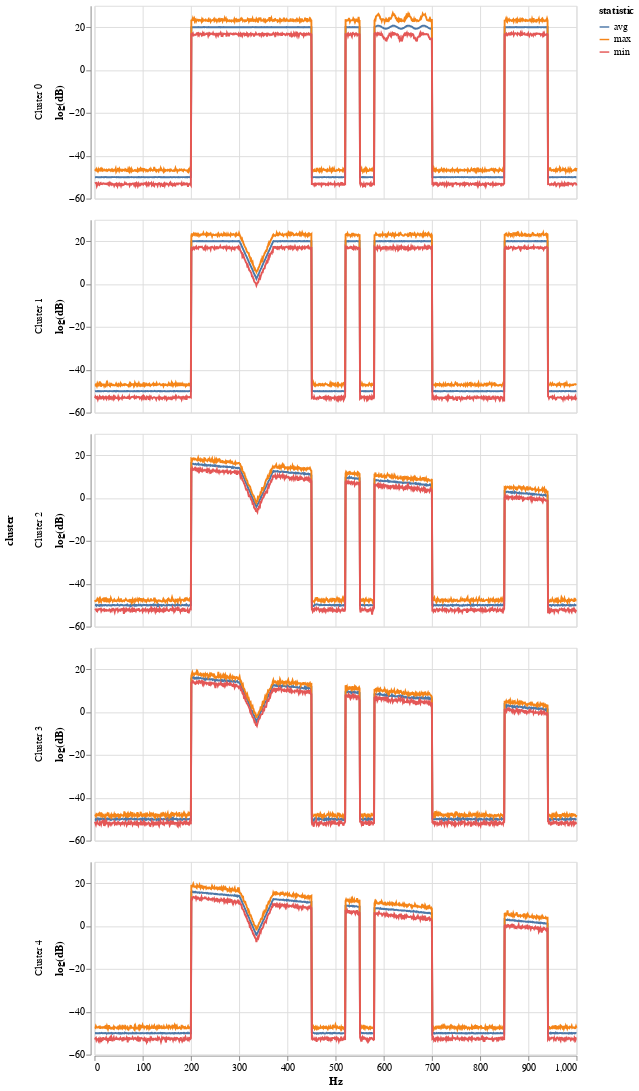

This figure's notebook cell:
### Markdown cell above
Next, let's visualize the signal variation in the clusters identified. It looks like HDBSCAN got quite a few things right, but notably we don't have a single "clean signal" cluster. It has been merged into the wave cluster (Cluster 0).

### Code cell
cluster_summaries  = []

for cluster in range(clusterer.labels_.max()):    
    cluster_signals = impaired_signals[clusterer.labels_ == cluster, :]
    cluster_summaries.append(
        pd.DataFrame({
            'cluster': f"Cluster {cluster}",
            'avg': np.mean(cluster_signals, axis=0),
            'max': np.max(cluster_signals, axis=0),
            'min': np.min(cluster_signals, axis=0),
            'Hz': x_plot_labels
        })
    )

melted_summaries = pd.concat(cluster_summaries).melt(['cluster', 'Hz'])

alt.data_transformers.disable_max_rows()
alt.Chart(melted_summaries).mark_line().encode(
    alt.X("Hz"), alt.Y("value", title='log(dB)'), 
    alt.Color('variable', title='statistic'), alt.Row("cluster")
).properties(width=500, height=200)

### Figure 1 — Vega-Lite specification as saved in the notebook (floating-point values rounded to 4 significant figures; data arrays with more than 128 entries replaced by an {"elided": "..."} marker saying what was removed)
{"config": {"view": {"continuousWidth": 300, "continuousHeight": 300}}, "data": {"name": "data-1db3d769d5a903b2708fd3e3e11128c9"}, "mark": {"type": "line"}, "encoding": {"color": {"field": "variable", "title": "statistic", "type": "nominal"}, "row": {"field": "cluster", "type": "nominal"}, "x": {"field": "Hz", "type": "quantitative"}, "y": {"field": "value", "title": "log(dB)", "type": "quantitative"}}, "height": 200, "width": 500, "$schema": "https://vega.github.io/schema/vega-lite/v5.8.0.json", "datasets": {"data-1db3d769d5a903b2708fd3e3e11128c9": {"elided": "15000 records"}}}
